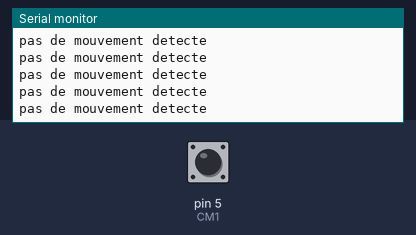
This sketch was run on a simulated Arduino Uno, built with avr-gcc and run on an emulated ATmega328P. On the bench: the last lines printed to the serial monitor. The test bench sets the inputs (shaded band); at power-on: pin 5 (CM1) LOW.

Above: at 1.2 s.
1.3 s: pin 5 (CM1) driven HIGH
At 2.0 s:
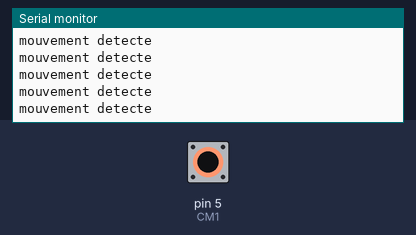
3.2 s: pin 5 (CM1) driven LOW
At 4.2 s:
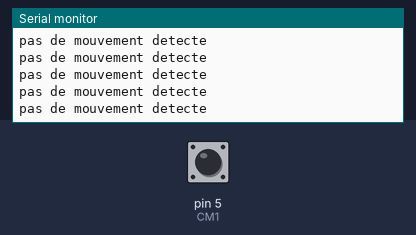
6.2 s: pin 5 (CM1) pulsed HIGH 2 times (0.12 s each, 0.3 s apart)
9.8 s: pin 5 (CM1) driven HIGH
At 10.4 s:
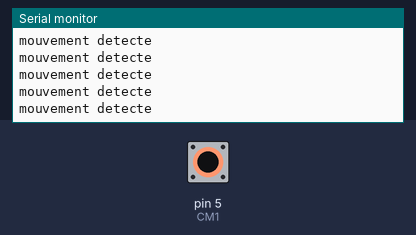
12.8 s: pin 5 (CM1) driven LOW
At 13.3 s:
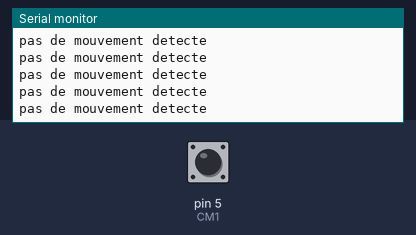
15.8 s: pin 5 (CM1) driven HIGH
At 16.5 s:
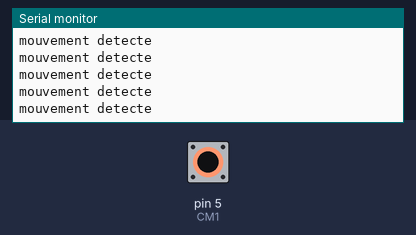

Measured:
- after the input at 1.3 s, the serial monitor: prints a new line after 0.08 s (image 1)
- after the input at 9.8 s, the serial monitor: prints a new line after 0.07 s (image 3)

The sketch:

CapteurMouvements.ino
```cpp
const int CM1=5;
/*const int CM2=4;*/
void setup() {
pinMode(CM1,INPUT);
/*pinMode(CM2,INPUT);*/
Serial.begin(9600);
}
void loop() {
  if(digitalRead(CM1)==HIGH){
   Serial.println("mouvement detecte");
  }
  if(digitalRead(CM1)==LOW){
   Serial.println("pas de mouvement detecte");
  }
/*    if(digitalRead(CM2)==HIGH){
   Serial.println("mouvement detecte");
  }
  if(digitalRead(CM2)==LOW){
   Serial.println("pas de mouvement detecte");
  }*/
}
```
